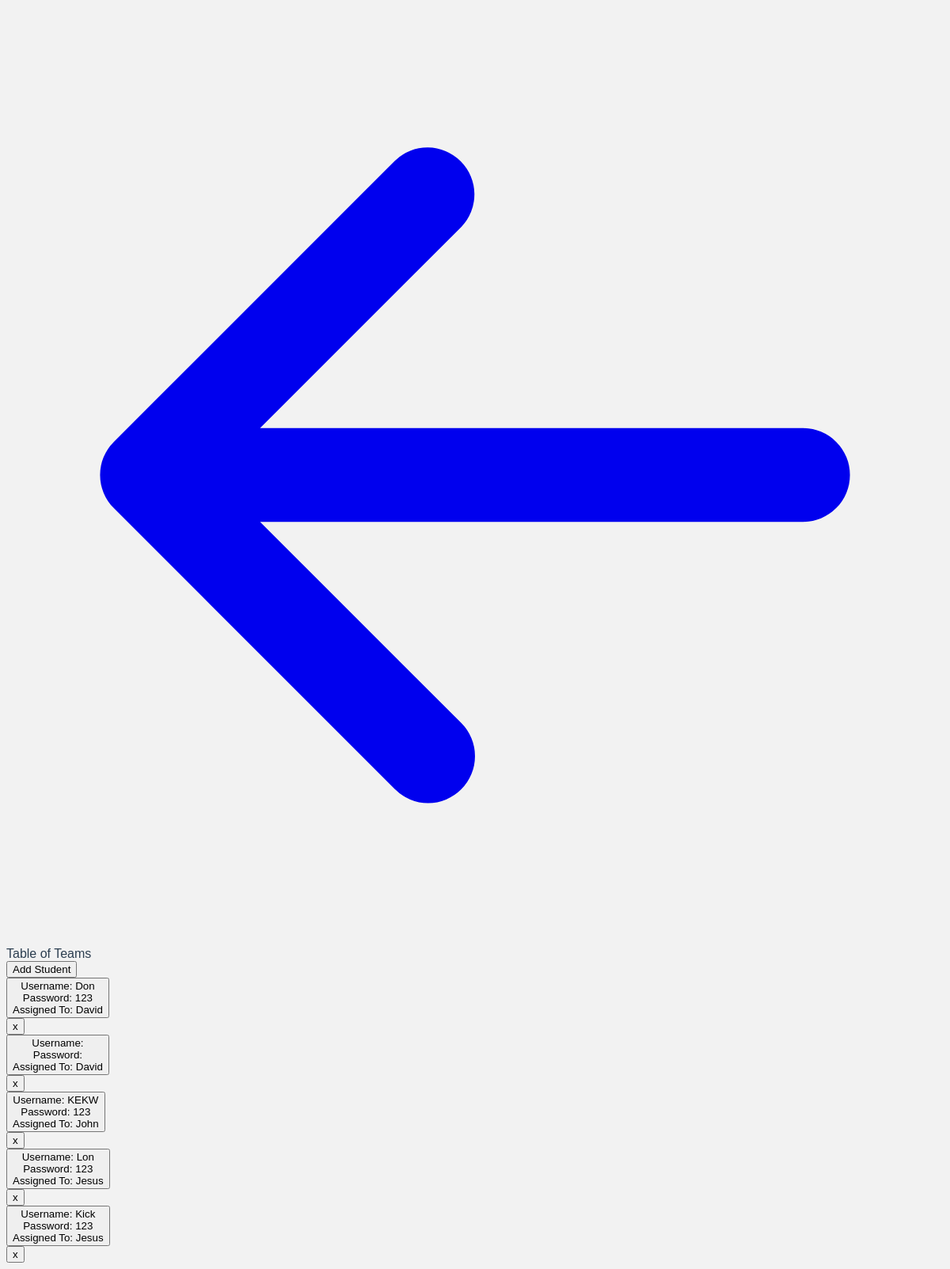
Before: /tablestudent (signed in) with the older database file.
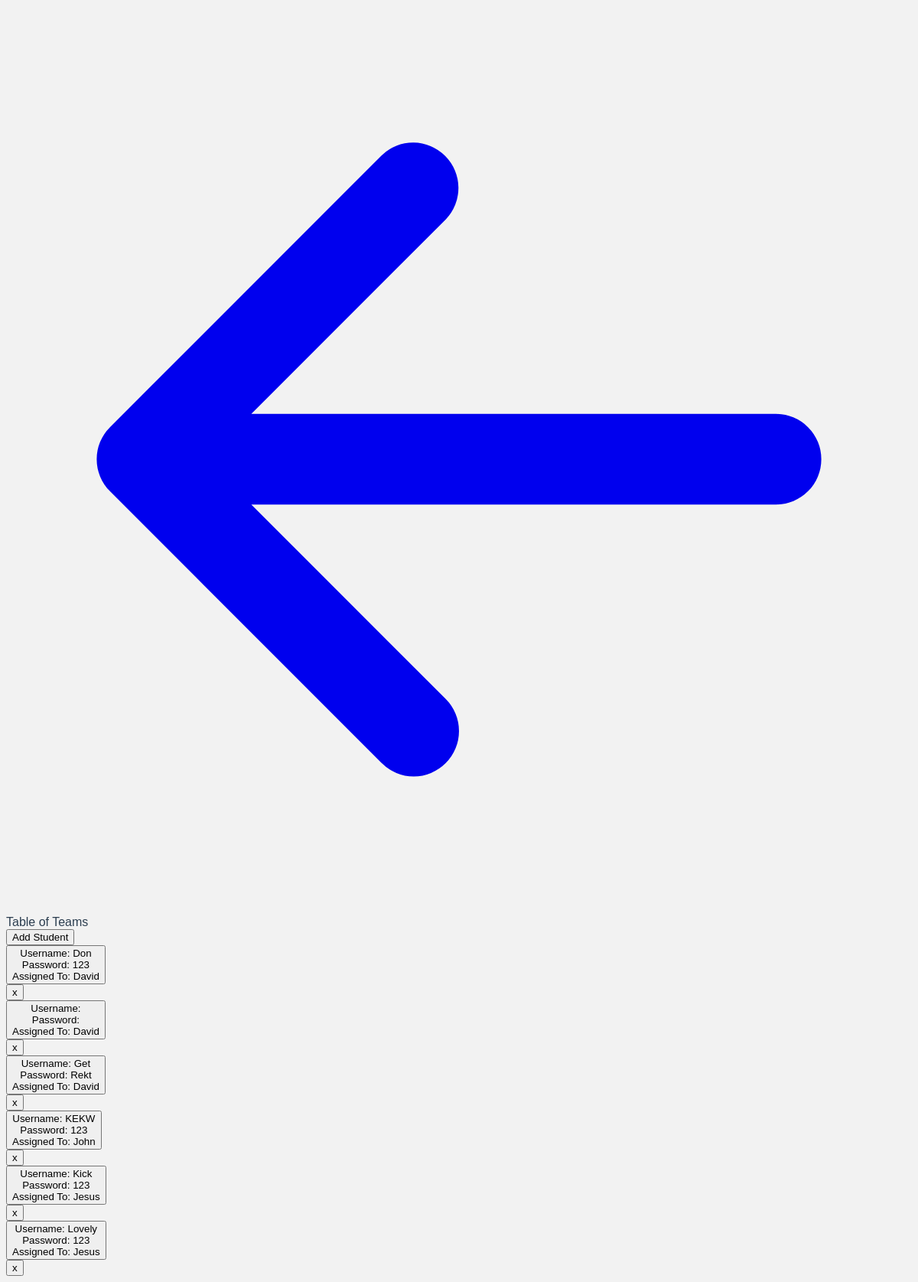
After: the same page with the newer database file.
### main_qirui.py (models this page shows)
class StdAcc(db.Model):
    id = db.Column(db.Integer, primary_key=True)
    name = db.Column(db.String(200), default = '-')
    pword = db.Column(db.String(200), default = '-')
    assigned_teacher_id = db.Column(db.Integer, db.ForeignKey('tr_acc.id'))

class TrAcc(db.Model):
    id = db.Column(db.Integer, primary_key=True)
    name = db.Column(db.String(200), default = '-')
    pword = db.Column(db.String(200), default = '-')
    assigned_students = db.relationship('StdAcc', backref="assigned_teacher")

### main_qirui.py (the view)
@app.route('/tablestudent', methods = ["POST", 'GET'])
def tableStudent():
    if "admin" in session:
        students = db.session.query(StdAcc).order_by(db.text('assigned_teacher_id')).all()
        teachers = db.session.query(TrAcc).all()
        usertype = "admin"
        return render_template('tablestudents.html',students = students, teachers = teachers,usertype = usertype)
    elif "teacher" in session:
        teacher = db.session.query(TrAcc).filter_by(name = session['teacher']).first()
        students = db.session.query(StdAcc).filter_by(assigned_teacher_id = teacher.id)
        usertype = "teacher"
        return render_template('tablestudents.html',students = students,usertype = usertype)

### templates/tablestudents.html (shortened to what this page needs)
<!DOCTYPE html>
<html>
<head>
    <link rel="stylesheet" href="https://unpkg.com/@zaydek/duomo@0.7.1/dist/production-full.css">
</head>
<body>
    <nav class="sticky t-0 shadow shadow-lg hstack w-full p-12 bg-white">
        {% if usertype == 'admin' %}
        <a href="{{url_for('admin')}}">
            <svg class="w-36 h-36" fill="currentColor" viewBox="0 0 20 20" xmlns="http://www.w3.org/2000/svg"><path fill-rule="evenodd" d="M9.707 16.707a1 1 0 01-1.414 0l-6-6a1 1 0 010-1.414l6-6a1 1 0 011.414 1.414L5.414 9H17a1 1 0 110 2H5.414l4.293 4.293a1 1 0 010 1.414z" clip-rule="evenodd"></path></svg>
        </a>
        {% endif %}
    </nav>
    <div class="container py-28">
        <div class="vstack screen">
            <div class="text-36">Table of Teams</div>
            <div class="vstack space-28 mt-28 ">
                <form action="/addStudent" method="POST">
                    <input type="submit" class="text-underline w-256 bg-white rounded-3 shadow shadow-md p-28" value="Add Student" />
                </form>
                {% for student in students %}
                <form action="/deleteEntry" method="POST">
                    <div class="hstack p-28 w-full">
                        <button type="submit" name="todo" value="viewstudentcart">
                        <div class="vstack w-full">
                            <div class="w-full bg-white rounded-3 shadow shadow-md p-28 ">Username: {{student.name}}</div>
                            <div class="w-full bg-white rounded-3 shadow shadow-md p-28 ">Password: {{student.pword}}</div>
                            {% for teacher in teachers if teacher.id == student.assigned_teacher_id %}
                            <div class="w-full bg-white rounded-3 shadow shadow-md p-28 ">Assigned To: {{teacher.name}}</div>
                            {% endfor %}
                        </div>
                        </button>
                        <input name="todo" type="submit" class="text-underline color-red-700 bg-transparent pl-36 text-36 " value="x" />
                    </div>
                </form>
                {% endfor %}
            </div>
        </div>
    </div>
</body>
</html>

### templates/tablestudents.html (style rules this page uses)
body { font-family: Avenir, Helvetica, Arial, sans-serif; -webkit-font-smoothing: antialiased; -moz-osx-font-smoothing: grayscale; color: var(--text-color); background-color: var(--bg-color); }
:root { --bg-color: #F2F2F2; --text-color: #2c3e50; --hover-color: #83A9BD; --title-color: #2c3e50; }

Changed rows visible on the page:
removed StdAcc: name "Lon", pword "123", TrAcc (name "Jesus")
added StdAcc: name "Get", pword "Rekt", TrAcc (name "David")
added StdAcc: name "Lovely", pword "123", TrAcc (name "Jesus")
